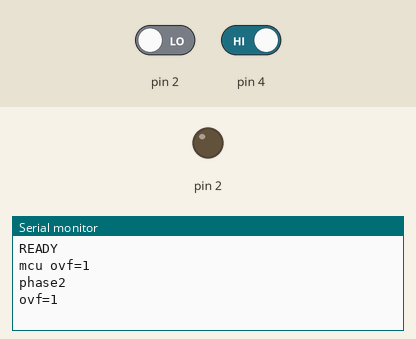
Recording of a sketch running on a simulated Arduino Uno, built with avr-gcc and run on an emulated ATmega328P. On the bench: output pins drawn as LEDs (lit = HIGH), the last lines printed to the serial monitor. Inputs (shaded band) come from the test bench; at power-on: pin 2 LOW, pin 4 HIGH.

Above: at 1.2 s.
1.3 s: pin 2 driven HIGH
At 2.5 s:
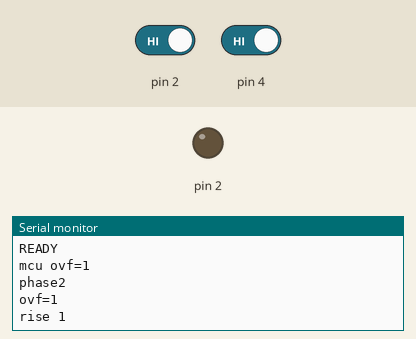
2.8 s: pin 4 driven LOW
At 3.6 s:
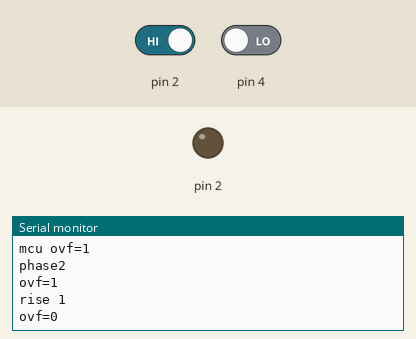

The sketch:

pulse-snoop.ino
```cpp
// A chip (the gallery pulse counter, threshold 4) listens on D2; its OVF output
// comes back on D4.
// Phase 1: the MCU drives D2 itself, 4 pulses, and reports OVF ("mcu ovf=").
// Phase 2: D2 becomes an input driven by another part on the canvas. The sketch
// counts the rising edges it sees ("rise N") and reports OVF on every change.
void setup() {
  Serial.begin(115200);
  pinMode(4, INPUT);
  pinMode(2, OUTPUT);
  digitalWrite(2, LOW);
  Serial.print("READY\n");
  for (int i = 0; i < 4; i++) {
    digitalWrite(2, HIGH);
    delay(1);
    digitalWrite(2, LOW);
    delay(1);
  }
  Serial.print("mcu ovf=");
  Serial.print(digitalRead(4));
  Serial.print("\n");
  pinMode(2, INPUT);
  Serial.print("phase2\n");
}

int last = -1;
unsigned int rises = 0;
int lastOvf = -1;

void loop() {
  int v = digitalRead(2);
  if (last == 0 && v == 1) {
    rises++;
    Serial.print("rise ");
    Serial.print(rises);
    Serial.print("\n");
  }
  last = v;
  int o = digitalRead(4);
  if (o != lastOvf) {
    Serial.print("ovf=");
    Serial.print(o);
    Serial.print("\n");
    lastOvf = o;
  }
}
```

Measured:
- after the input at 1.3 s, the serial monitor: prints a new line at once (image 1)
- after the input at 2.8 s, the serial monitor: prints a new line at once (image 2)
